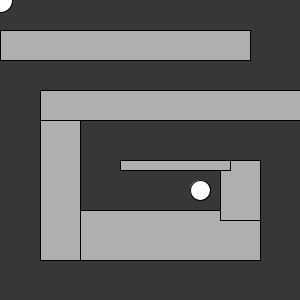
Frame 1 (no input)
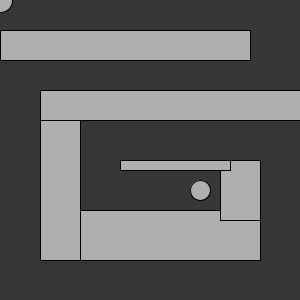
Frame 60 (the mouse pressed at the canvas centre just before this capture)
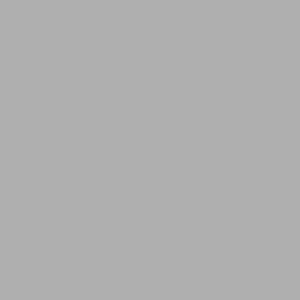
Frame 120 (the mouse held since frame 60 and released just before this capture)

The Processing sketch that drew these frames (run headless with seeded random() and noise(); from frame 60 on, the mouse is pressed at the canvas centre):

// Processing sketch: NMarshall
// ── NMarshall.pde
//Naomi Marshall
//Maze game (Final version will hopefully be more complex, I just need it to work fully first before I add more)
//Mostly good prototype just can't figure out how to pause
//I'd hopefully make it so that when mouse pressed, the ellipse stays where it last was


boolean button = false; //
int counter = 100; //"Health bar"
int ell = 25;
int oell = 20;
float g = 200;
float h = 190;
int paused = 1;
boolean win = false;

maze wall1; // Maze wall
maze wall2; // Maze wall
maze wall3; // Maze wall
maze wall4; // Maze wall
maze wall5; // Maze wall
maze wall6; // Maze wall

void setup(){
  
  size(300, 300);
  // Initialize Objects
wall1 = new maze(0, 30, 250, 30); // 
wall2 = new maze(40, 90, 260, 30);
wall3 = new maze(40, 120, 40, 140);
wall4 = new maze(80, 210, 180, 50);
wall5 = new maze(220, 160, 40, 60);
wall6 = new maze(120, 160, 110, 10);

}

void draw() {
  background(255-2*(counter));
  ellipse(mouseX,mouseY,ell,ell);
  ellipse(g,h,oell,oell);
  wall1.display();
  wall1.touchy();
  wall2.display();
  wall2.touchy();
  wall3.display();
  wall3.touchy();
  wall4.display();
  wall4.touchy();
  wall5.display();
  wall5.touchy();
  wall6.display();
  wall6.touchy();
 
  print (" ", mouseX,",",mouseY," ");

 
 if (mouseX > 190 && mouseX < 210 && mouseY > 180 && mouseY < 200) {
      
  // counter = 100;
   
   win = true;
      
 // button =false;
      
   
   fill(0,255,0); 
   rect(0, 0, 300, 300);
   
      print("Level Complete!"); 
      background(0,255,0);
      
      //textFont(f, 16);
  fill(255); 
  textSize(50);
  textAlign(CENTER, CENTER);
  text("YOU WIN :D", width/2, height/2);
    }
}

//Pause Ability (Not Completed)
  void mousePressed() {
  paused = paused+1; 
  if (paused%2==0) { 

  println ("Paused");
  

}
  
 else   { println ("Unpaused");} 
  }


  
  
  class maze { 
  // Variables, determines wall x,y,width and height
int x;
float y;
int w;
int h;
 // Constructor.
  maze(int Inx,float Iny,int Inw,int Inh) //Same as above
  { 
x = Inx;
y = Iny;
w = Inw;
h = Inh;
  }

  //Fuction shows walls
 void display() {
   if (win == false){
    stroke(1);
    fill(175); 
    rect(x, y, w, h);
   } else if (win == true)
   {  
     fill(0,255,0); 
   rect(0, 0, 300, 300);
   
      print("Level Complete!"); 
      background(0,255,0);
      
      //textFont(f, 16);
  fill(255); 
  textSize(50);
  textAlign(CENTER, CENTER);
  text("YOU WIN :D", width/2, height/2);
}
  }
  //Takes walls out (Currently not working)
  // void nodisplay() { 
  //  noStroke();
  //  noFill(); 
  //  rect(x, y, w, h);
  //}
  
  //If touching walls health goes down, If depleted, game over
 void touchy(){
 if (win == false){
 if (mouseX+(12.5) > x && mouseX-(12.5) < x+w && mouseY+(12.5) > y && mouseY-(12.5) < y+h) {
  button = true;
    counter = counter-1;
    background(255-2*(counter)); 
    
    
    
     if (counter <= 0){  // reset your counter
   counter = 0;
   print("GAME OVER"); 
   background(255,0,0);
   ell= 0;
   fill(255,0,0); 
   rect(0, 0, 300, 300);
   
  
     }
 
  } else {
   button = false;
    
    if (counter <= 0){  // reset your counter
   counter = 0;
   print(" GAME OVER "); 
   background(255,0,0);
   ell= 0;
   fill(255,0,0); 
   rect(0, 0, 300, 300);
   
     }
    else if (win == true){
    fill(0,255,0); 
   
    }
  }
  
 }
  //print(button);
  //print(counter);
   //if (button) {
  //  background(255);
  //  stroke(0);
  //} else {
  //  background(0);
  //  stroke(255);
  //}
 }
 
 }
